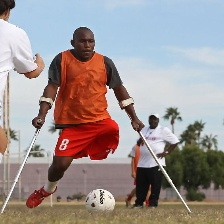
#> input picture Test/ampute football/1.jpg, 224 x 224 px
$ python preprocess.py 'Test/ampute football'
#> lines starting #> are read from the running program, lines starting #| are printed output that depends on the picture
import os
import sys
from PIL import Image

def preprocess_image(path):
    img = Image.open(path).convert("L")
    img = img.resize((28, 28))
    pixels = [float(p) / 255.0 for p in img.getdata()]
    return pixels

def find_images_recursively(root_folder):
#> called with root_folder = 'Test/ampute football'
    valid_exts = (".jpg", ".jpeg", ".png", ".bmp", ".tif", ".tiff")
    image_paths = []
    for root, _, files in os.walk(root_folder):
        for file in files:
            if file.lower().endswith(valid_exts):
                image_paths.append(os.path.join(root, file))
    return image_paths

if __name__ == "__main__":
    if len(sys.argv) < 2:
        print("Usage: python preprocess.py <dataset_folder>")
        sys.exit(1)

    dataset_folder = sys.argv[1]
    image_paths = find_images_recursively(dataset_folder)

    if not image_paths:
        print("No images found.")
        sys.exit(1)

    with open("pixels.txt", "w") as out_file:
        for path in image_paths:
            try:
                pixels = preprocess_image(path)
#> in preprocess_image, `img = Image.open(path).convert("L")`:
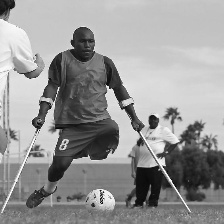
#> img: PIL image 224x224 L; min 4, max 255, mean 150.5
#> in preprocess_image, `img = img.resize((28, 28))`:
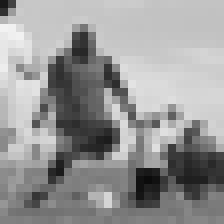
#> img: PIL image 28x28 L (shown 8 times larger); min 11, max 242, mean 150.5
#> in preprocess_image, `pixels = [float(p) / 255.0 for p in img.getdata()]`: pixels = 784 values, max 0.949 at index 84, min 0.0431 at index 634, mean 0.59
                if len(pixels) != 784:
                    raise ValueError("Invalid pixel count")
                out_file.write(",".join(map(str, pixels)) + "\n")
            except Exception as e:
                print(f"Error processing {path}: {e}")
#> pass 2 of the loop `for path in image_paths:`:
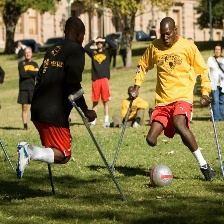
#> input picture Test/ampute football/2.jpg, 224 x 224 px
#> in preprocess_image (call 2), `img = Image.open(path).convert("L")`:
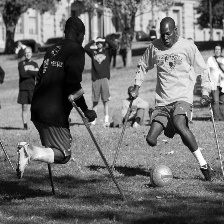
#> img: PIL image 224x224 L; min 0, max 255, mean 110.8
#> in preprocess_image (call 2), `img = img.resize((28, 28))`:
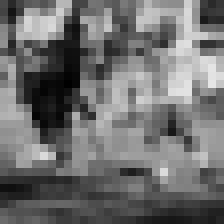
#> img: PIL image 28x28 L (shown 8 times larger); min 0, max 229, mean 110.7
#> in preprocess_image (call 2), `pixels = [float(p) / 255.0 for p in img.getdata()]`: pixels = 784 values, max 0.898 at index 306, min 0 at index 288, mean 0.434
